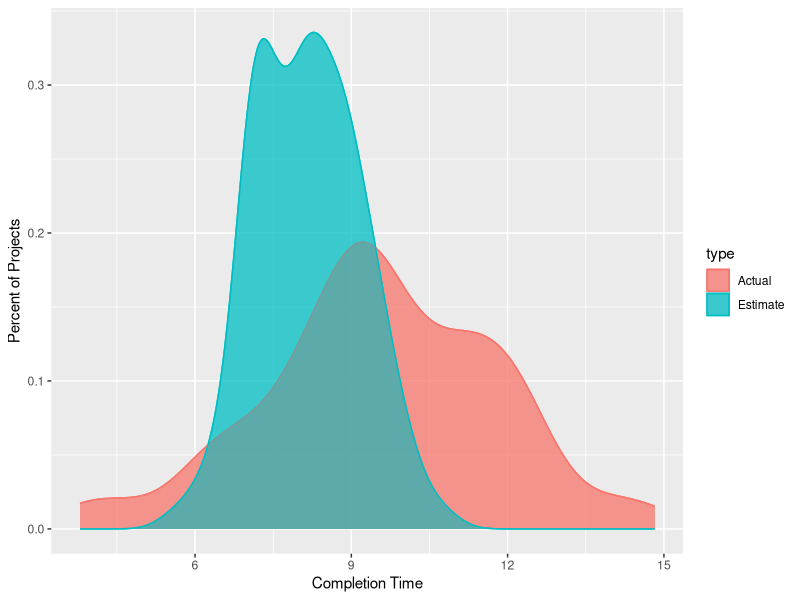

This chart was generated by the following R code:
library(tidyverse)

# Simulate 100 normally-distributed project estimate and actual completion times
# Make the estimates' average lower than the actual
completion_times <- rnorm(100, 10, 2)
est_completion_times <- rnorm(100, 8, 1)

# df <- as.data.frame(cbind(completion_times, est_completion_times))
df = data.frame(x = c(completion_times, est_completion_times), 
               type=rep(c("Actual", "Estimate"), c(length(completion_times), length(est_completion_times))))

p_est <- ggplot(df) +
    geom_density(aes(x=x, color=type, fill=type), alpha=0.5) +
    geom_density(aes(x=x, color=type, fill=type), alpha=0.5) + 
    labs(x = "Completion Time", y="Percent of Projects")


p_est

